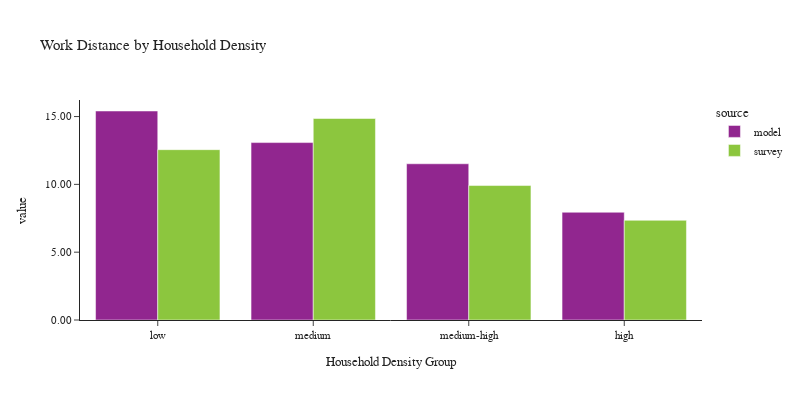

Here is the notebook cell this chart was saved with:
### Code cell
plot_work_location(df_workers, 'hh_density_group', 'Household Density', 'Household Density Group')

### Figure 1 — Plotly figure (JSON) as saved in the notebook; plotly's stock layout.template omitted (floating-point values rounded to 4 significant figures)
{"data": [{"alignmentgroup": "True", "customdata": [[55193], [56434], [53252], [52044]], "hovertemplate": "source=model<br>hh_density_group=%{x}<br>value=%{y}<br>sample count=%{customdata[0]}<extra></extra>", "legendgroup": "model", "marker": {"color": "#91268F", "pattern": {"shape": ""}}, "name": "model", "offsetgroup": "model", "orientation": "v", "showlegend": true, "textposition": "auto", "type": "bar", "x": ["low", "medium", "medium-high", "high"], "xaxis": "x", "y": [15.41, 13.08, 11.52, 7.943], "yaxis": "y"}, {"alignmentgroup": "True", "customdata": [[457], [437], [536], [1175]], "hovertemplate": "source=survey<br>hh_density_group=%{x}<br>value=%{y}<br>sample count=%{customdata[0]}<extra></extra>", "legendgroup": "survey", "marker": {"color": "#8CC63E", "pattern": {"shape": ""}}, "name": "survey", "offsetgroup": "survey", "orientation": "v", "showlegend": true, "textposition": "auto", "type": "bar", "x": ["low", "medium", "medium-high", "high"], "xaxis": "x", "y": [12.56, 14.86, 9.914, 7.35], "yaxis": "y"}], "layout": {"barmode": "group", "font": {"size": 11}, "height": 400, "legend": {"title": {"text": "source"}, "tracegroupgap": 0}, "title": {"text": "Work Distance by Household Density"}, "width": 800, "xaxis": {"anchor": "y", "domain": [0.0, 1.0], "title": {"text": "Household Density Group"}}, "yaxis": {"anchor": "x", "domain": [0.0, 1.0], "tickformat": ".2f", "title": {"text": "value"}}}}
